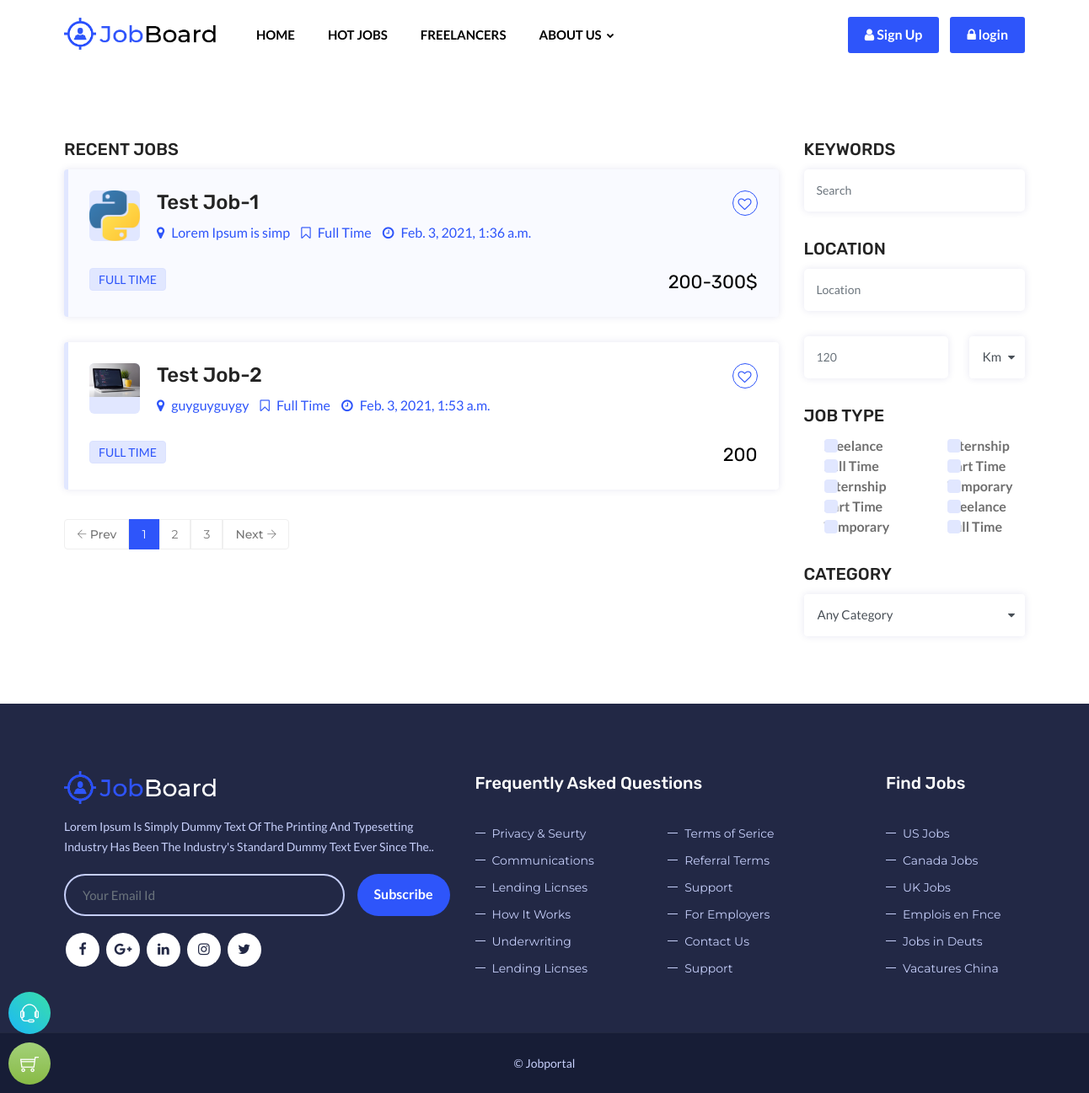
The app's page /my_jobs/, older data.
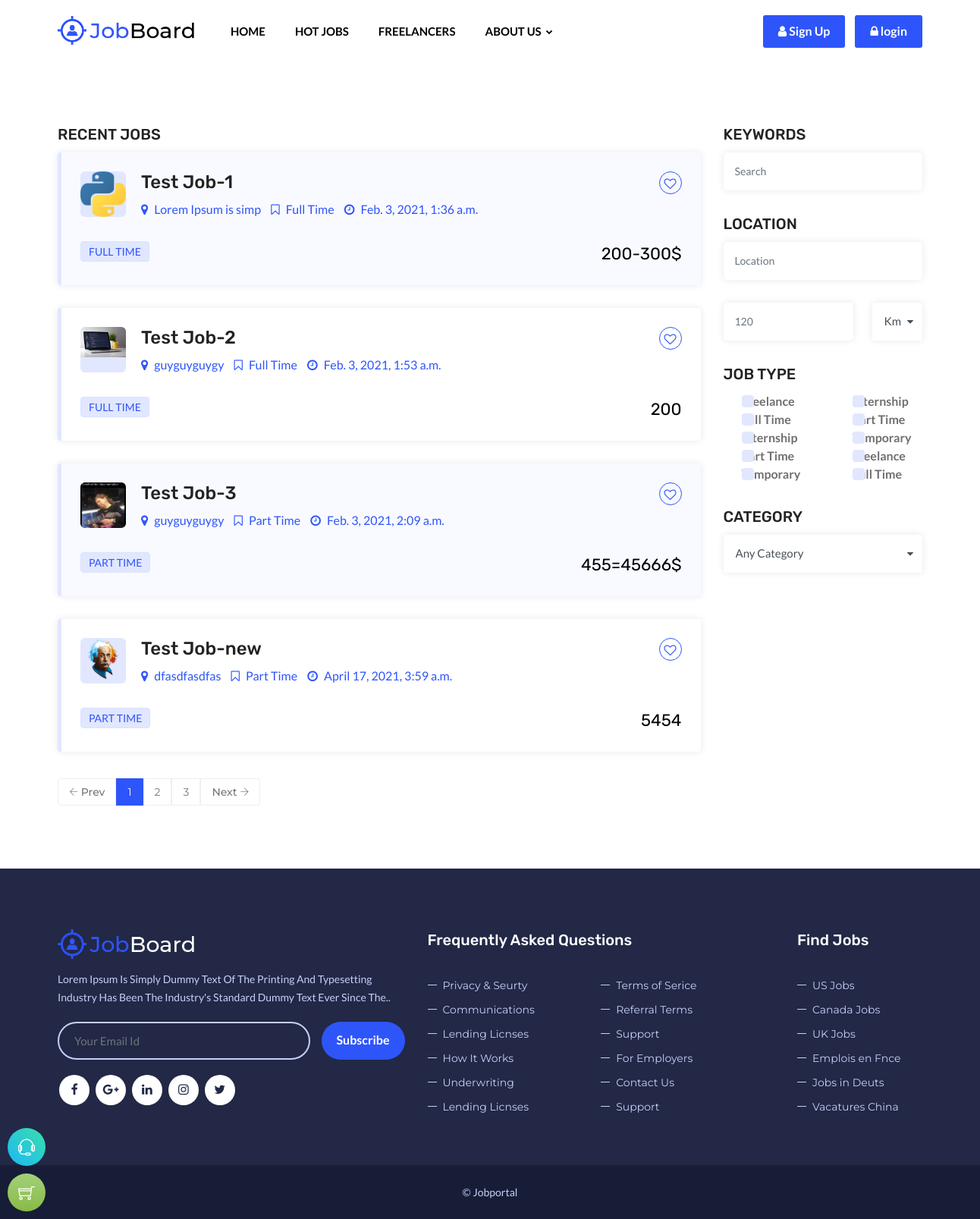
The same page, newer data.
### mainapp/models.py (models this page shows, shortened)
class jobpost(models.Model):
    TYPE=(
        ('Full Time','Full Time'),
        ('Part Time','Part Time'),
        )
    job_provider = models.ForeignKey(User, on_delete=models.CASCADE,null=True, blank=True,related_name='author')
    job_title = models.CharField(max_length=200)
    slug = models.SlugField(max_length=100,default=job_title)
    job_category = models.ManyToManyField(Job_categories)
    job_type = models.CharField(max_length=100, choices=TYPE)
    Job_introduction = models.CharField(max_length=500)
    Job_thumbnail = models.ImageField(upload_to ='media/images', null=True, blank=True)
    Job_description = models.TextField(max_length=3000)
    Job_requirement = models.TextField(max_length=3000)
    Job_salary_range = models.TextField(max_length=100)
    Job_Location = models.CharField(max_length=1000, null=True)
    Year_of_experience = models.IntegerField()
    job_created = models.DateTimeField(default=now)
    job_deadline = models.DateTimeField(default=None, null=True)
    Candidates = models.ManyToManyField(User, null=True,blank=True)
    how_to_apply =  models.TextField(max_length=100, null=True, blank=True)
    def slug(self):
        return slugify(self.job_title)

### mainapp/views.py (the view)
# urls.py: path('my_jobs/', views.my_jobs.as_view(), name="my_jobs"),
class my_jobs(ListView):
    template_name = 'browse-my-job.html'
    model = jobpost
    context_object_name = 'post'

### mainapp/templates/browse-my-job.html (shortened to what this page needs)
{% extends 'base.html' %} {% load static %} {% block content%}
<div class="page-content bg-white">
  <div class="content-block">
    <div class="section-full bg-white browse-job content-inner-2">
      <div class="container">
        <div class="row">
          <div class="col-xl-9 col-lg-8">
            <h5 class="widget-title font-weight-700 text-uppercase">
              Recent Jobs
            </h5>
            <ul class="post-job-bx">
              {% for p in post %}
              <li>
                <a href="{% url 'jobdetail' p.id %}">
                  <div class="d-flex m-b30">
                    <div class="job-post-company">
                      <span><img src="{{p.Job_thumbnail.url}}" /></span>
                    </div>
                    <div class="job-post-info">
                      <h4>{{p.job_title}}</h4>
                      <ul>
                        <li>
                          <i class="fa fa-map-marker"></i> {{p.Job_Location}}
                        </li>
                        <li><i class="fa fa-bookmark-o"></i> {{p.job_type}}</li>
                        <li>
                          <i class="fa fa-clock-o"></i> {{ p.job_created }}
                        </li>
                      </ul>
                    </div>
                  </div>
                  <div class="d-flex">
                    <div class="job-time mr-auto">
                      <span>{{p.job_type}}</span>
                    </div>
                    <div class="salary-bx">
                      <span>{{p.Job_salary_range}}</span>
                    </div>
                  </div>
                  <span class="post-like fa fa-heart-o"></span>
                </a>
              </li>
              {%endfor%}
            </ul>
            <div class="pagination-bx m-t30">
              <ul class="pagination">
                <li class="previous">
                  <a href="#"><i class="ti-arrow-left"></i> Prev</a>
                </li>
                <li class="active"><a href="#">1</a></li>
                <li><a href="#">2</a></li>
                <li><a href="#">3</a></li>
                <li class="next">
                  <a href="#">Next <i class="ti-arrow-right"></i></a>
                </li>
              </ul>
            </div>
          </div>
          <div class="col-xl-3 col-lg-4">
            <div class="sticky-top">
              <div class="clearfix m-b30">
                <h5 class="widget-title font-weight-700 text-uppercase">
                  Keywords
                </h5>
                <div class="">
                  <input
                    type="text"
                    class="form-control"
                    placeholder="Search"
                  />
                </div>
              </div>
              <div class="clearfix m-b10">
                <h5 class="widget-title font-weight-700 m-t0 text-uppercase">
                  Location
                </h5>
                <input
                  type="text"
                  class="form-control m-b30"
                  placeholder="Location"
                />
                <div class="input-group m-b20">
                  <input type="text" class="form-control" placeholder="120" />
                  <select>
                    <option>Km</option>
                  </select>
                </div>
              </div>
              <div class="clearfix m-b30">
                <h5 class="widget-title font-weight-700 text-uppercase">
                  Job type
                </h5>
                <div class="row">
                  <div class="col-lg-6 col-md-6 col-sm-6 col-6">
                    <div class="product-brand">
                      <div class="custom-control custom-checkbox">
                        <label class="custom-control-label" for="check1"
                          >Freelance</label
                        >
                      </div>
                      <div class="custom-control custom-checkbox">
                        <label class="custom-control-label" for="check2"
                          >Full Time</label
                        >
                      </div>
                      <div class="custom-control custom-checkbox">
                        <label class="custom-control-label" for="check3"
                          >Internship</label
                        >
                      </div>
                      <div class="custom-control custom-checkbox">
                        <label class="custom-control-label" for="check4"
                          >Part Time</label
                        >
                      </div>
                      <div class="custom-control custom-checkbox">
                        <label class="custom-control-label" for="check5"
                          >Temporary</label
                        >
                      </div>
                    </div>
                  </div>
                  <div class="col-lg-6 col-md-6 col-sm-6 col-6">
                    <div class="product-brand">
                      <div class="custom-control custom-checkbox">
                        <label class="custom-control-label" for="check8"
                          >Internship</label
                        >
                      </div>
                      <div class="custom-control custom-checkbox">
                        <label class="custom-control-label" for="check9"
                          >Part Time</label
                        >
                      </div>
                      <div class="custom-control custom-checkbox">
                        <label class="custom-control-label" for="check10"
                          >Temporary</label
                        >
                      </div>
                      <div class="custom-control custom-checkbox">
                        <label class="custom-control-label" for="check6"
                          >Freelance</label
                        >
                      </div>
                      <div class="custom-control custom-checkbox">
                        <label class="custom-control-label" for="check7"
                          >Full Time</label
                        >
                      </div>
                    </div>
                  </div>
                </div>
              </div>
              <div class="clearfix">
                <h5 class="widget-title font-weight-700 text-uppercase">
                  Category
                </h5>
                <select>
                  <option>Any Category</option>
                </select>
              </div>
            </div>
          </div>
        </div>
      </div>
    </div>
  </div>
</div>
{% endblock %}

### mainapp/templates/base.html (shortened to what this page needs)
{% load static %}
<!DOCTYPE html>
<html lang="en">
<head>
	<link href="//maxcdn.bootstrapcdn.com/bootstrap/4.1.1/css/bootstrap.min.css" rel="stylesheet" id="bootstrap-css">
	<link rel="stylesheet" type="text/css" href="{% static 'css/plugins.css' %}">
	<link rel="stylesheet" type="text/css" href="{% static 'css/style.css' %}">
	<link rel="stylesheet" type="text/css" href="{% static 'css/templete.css' %}">
	<link rel="stylesheet" type="text/css" href="{% static 'css/profile.css' %}">
	<link class="skin" rel="stylesheet" type="text/css" href="{% static 'css/skin/skin-1.css' %}">
	<link rel="stylesheet" href="{% static 'plugins/datepicker/css/bootstrap-datetimepicker.min.css' %}"/>
	<link rel="stylesheet" type="text/css" href="{% static 'plugins/revolution/revolution/css/layers.css' %}">
	<link rel="stylesheet" type="text/css" href="{% static 'plugins/revolution/revolution/css/settings.css' %}">
	<link rel="stylesheet" type="text/css" href="{% static 'plugins/revolution/revolution/css/navigation.css' %}">
</head>
<body id="bg">
<div class="page-wraper">
    <header class="site-header mo-left header fullwidth">
        <div class="sticky-header main-bar-wraper navbar-expand-lg">
            <div class="main-bar clearfix">
                <div class="container clearfix">
                    <div class="logo-header mostion">
						<a href="{% url 'index' %}"><img src="{% static 'images/logo.png' %}" class="logo" alt=""></a>
					</div>
                    <div class="extra-nav">
                        <div class="extra-cell">
							{% if user.is_authenticated %}
								<a href="{% url 'userProfile' %}" class="site-button"><i class="fa"></i>{{user.username}}</a>
								<a href="{% url 'logout' %}" class="site-button"><i class="fa"></i>logout</a>
								{% if user.is_staff %}
								<a href="http://localhost:8000/admin" class="site-button"><i class="fa"></i>Admin Panel</a>
								{% endif %}
							{%else %}
								<a href="{% url 'register' %}" class="site-button"><i class="fa fa-user"></i> Sign Up</a>
							<a href="{% url 'login' %}" class="site-button"><i class="fa fa-lock"></i> login</a>
							{% endif%}
                        </div>
                    </div>
                    <div class="header-nav navbar-collapse collapse justify-content-start" id="navbarNavDropdown">
                        <ul class="nav navbar-nav">
							<li  >
								<a href="{% url 'index' %}">Home</a>
							</li>
							<li>
								<a href="{% url 'jobs' %}">HOT JOBS</a>
							</li>
							<li>
								<a href="{% url 'freelancer' %}">Freelancers</a>
							</li>
							<li>
								<a href="#">About Us <i class="fa fa-chevron-down"></i></a>
							</li>
						</ul>
                    </div>
                </div>
            </div>
        </div>
    </header>
{% block content %}
{% endblock %}
    <footer class="site-footer">
        <div class="footer-top">
            <div class="container">
                <div class="row">
					<div class="col-xl-5 col-lg-4 col-md-12 col-sm-12">
                        <div class="widget">
                            <img src="{% static 'images/logo-white.png' %}" width="180" class="m-b15" alt=""/>
							<p class="text-capitalize m-b20">Lorem Ipsum is simply dummy text of the printing and typesetting industry has been the industry's standard dummy text ever since the..</p>
                            <div class="subscribe-form m-b20">
								<form class="dzSubscribe" action="http://job-board.w3itexperts.com/xhtml/script/mailchamp.php" method="post">
									<div class="input-group">
										<input name="dzEmail" required="required"  class="form-control" placeholder="Your Email Id" type="email">
										<span class="input-group-btn">
											<button name="submit" value="Submit" type="submit" class="site-button radius-xl">Subscribe</button>
										</span>
									</div>
								</form>
							</div>
							<ul class="list-inline m-a0">
								<li><a href="#" class="site-button white facebook circle "><i class="fa fa-facebook"></i></a></li>
								<li><a href="#" class="site-button white google-plus circle "><i class="fa fa-google-plus"></i></a></li>
								<li><a href="#" class="site-button white linkedin circle "><i class="fa fa-linkedin"></i></a></li>
								<li><a href="#" class="site-button white instagram circle "><i class="fa fa-instagram"></i></a></li>
								<li><a href="#" class="site-button white twitter circle "><i class="fa fa-twitter"></i></a></li>
							</ul>
                        </div>
                    </div>
					<div class="col-xl-5 col-lg-5 col-md-8 col-sm-8 col-12">
                        <div class="widget border-0">
                            <h5 class="m-b30 text-white">Frequently Asked Questions</h5>
                            <ul class="list-2 list-line">
                                <li><a href="#">Privacy & Seurty</a></li>
                                <li><a href="#">Terms of Serice</a></li>
                                <li><a href="#">Communications</a></li>
                                <li><a href="#">Referral Terms</a></li>
                                <li><a href="#">Lending Licnses</a></li>
								<li><a href="#">Support</a></li>
                                <li><a href="#">How It Works</a></li>
                                <li><a href="#">For Employers</a></li>
                                <li><a href="#">Underwriting</a></li>
                                <li><a href="#">Contact Us</a></li>
								<li><a href="#">Lending Licnses</a></li>
								<li><a href="#">Support</a></li>
                            </ul>
                        </div>
                    </div>
					<div class="col-xl-2 col-lg-3 col-md-4 col-sm-4 col-12">
                        <div class="widget border-0">
                            <h5 class="m-b30 text-white">Find Jobs</h5>
                            <ul class="list-2 w10 list-line">
                                <li><a href="#">US Jobs</a></li>
                                <li><a href="#">Canada Jobs</a></li>
                                <li><a href="#">UK Jobs</a></li>
                                <li><a href="#">Emplois en Fnce</a></li>
                                <li><a href="#">Jobs in Deuts</a></li>
								<li><a href="#">Vacatures China</a></li>
                            </ul>
                        </div>
                    </div>
				</div>
            </div>
        </div>
        <div class="footer-bottom">
            <div class="container">
            <div class="row">
                    <div class="col-lg-12 text-center"><span><a target="_blank" href="#">&copy Jobportal</a></span></div>
                </div>
            </div>
        </div>
    </footer>
</div>
</body>
</html>

Row changes from the older to the newer data that the page shows:
added jobpost: Job_thumbnail (picture), job_title "Test Job-3", Job_Location "guyguyguygy", job_type "Part Time", job_created "Feb. 3, 2021, 2:09 a.m.", job_type "PART TIME", Job_salary_range "455=45666$"
added jobpost: Job_thumbnail (picture), job_title "Test Job-new", Job_Location "dfasdfasdfas", job_type "Part Time", job_created "April 17, 2021, 3:59 a.m.", job_type "PART TIME", Job_salary_range "5454"
